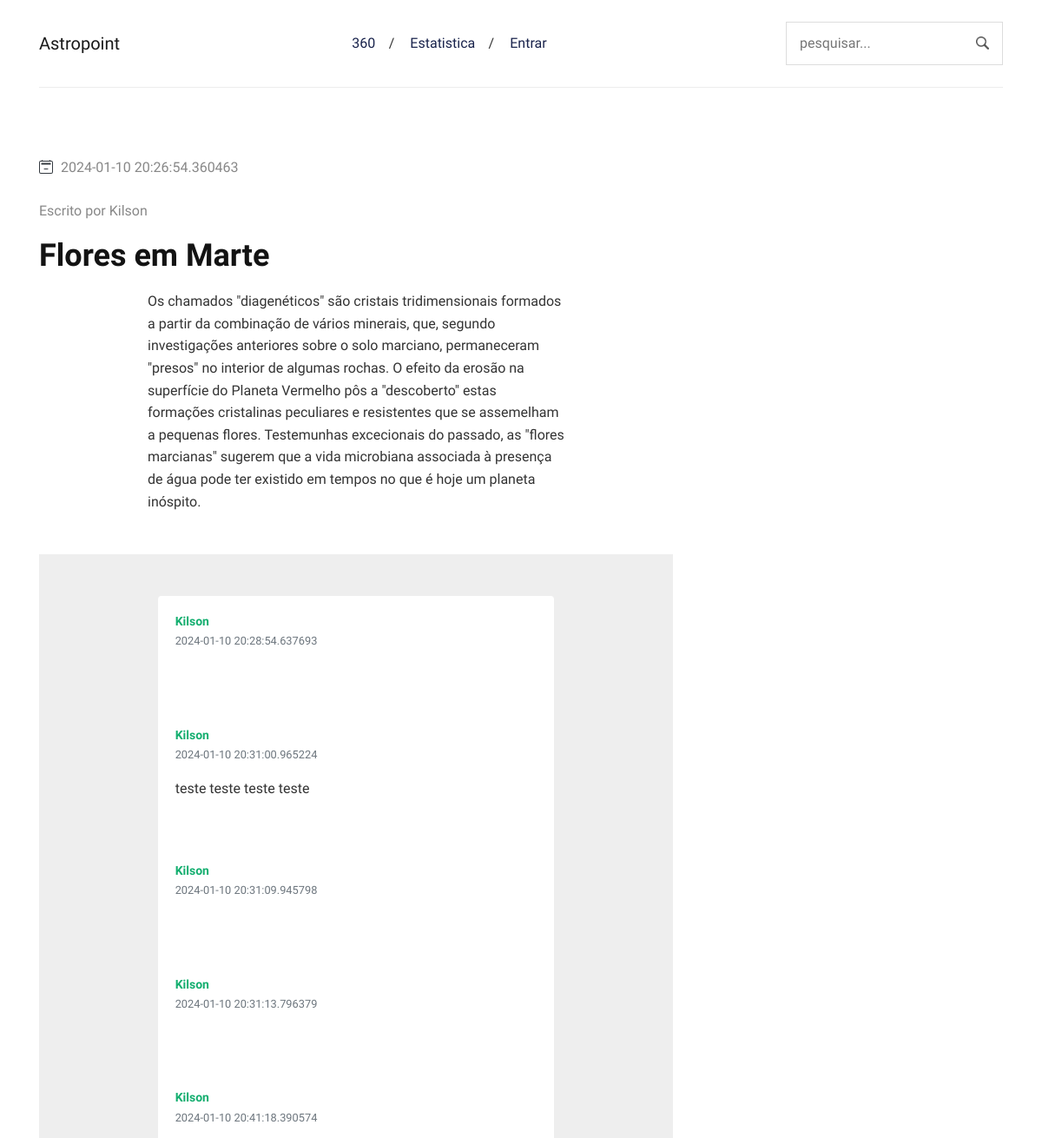
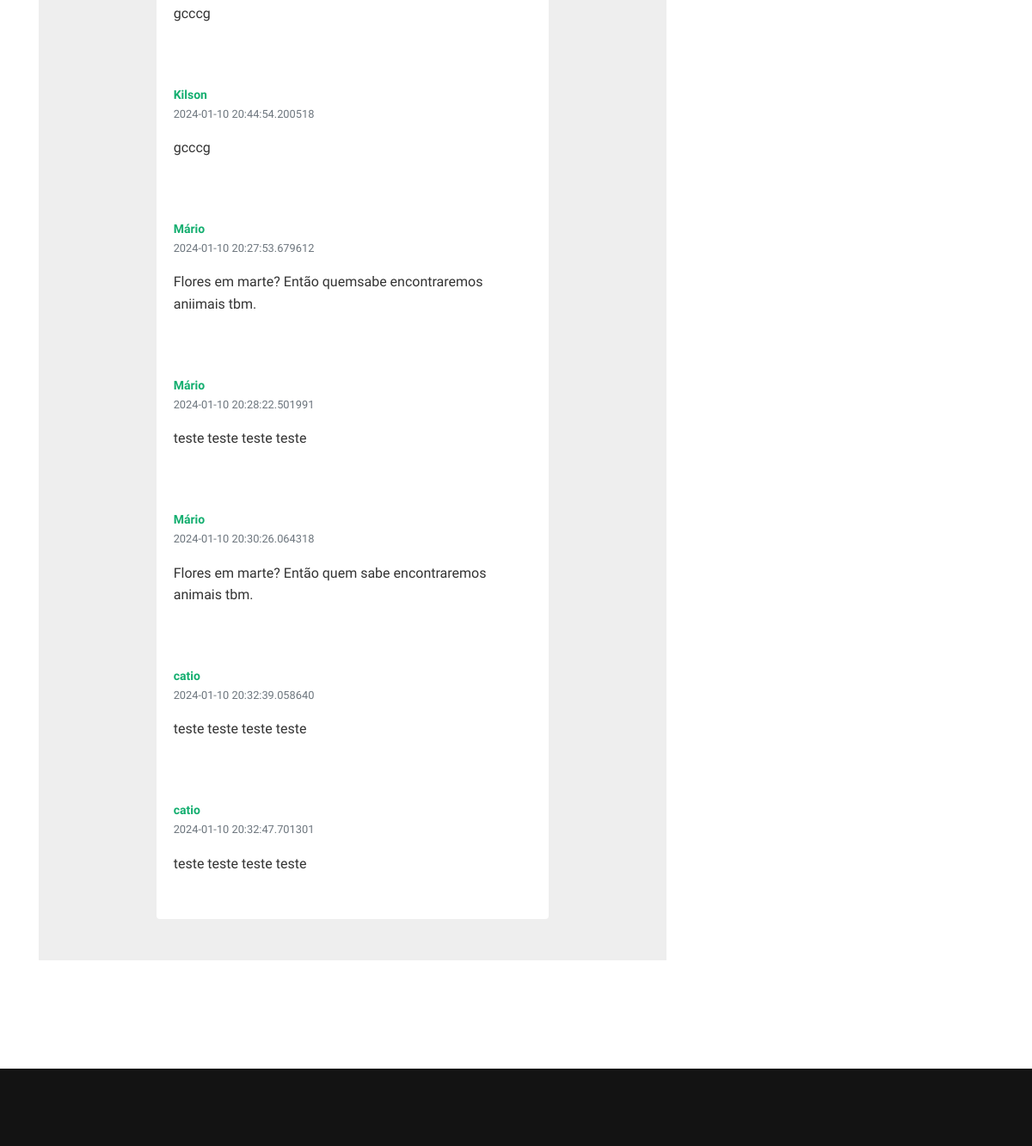
The app's page /article/9817365d-aff6-11ee-ae97-a8a83d2345e3 with its own data (2 pictures, top to bottom).
### app.py (models this page shows, shortened)
class Article(db.Model):
    __tablename__ = 'article'
    id = db.Column(db.String, primary_key=True)
    title = db.Column(db.String)
    writter_id = db.Column(db.String, db.ForeignKey("user.id"), nullable=False)
    publish_date = db.Column(db.DateTime, nullable=False, default=datetime.utcnow)
    content = db.Column(db.String)
    image = db.Column(db.String)

class User(db.Model):
    __tablename__ = 'user'
    id = db.Column(db.String, primary_key=True)
    email = db.Column(db.String, nullable=False)
    name = db.Column(db.String, nullable=False)
    password = db.Column(db.String, nullable=False)
    is_writter =  db.Column(db.Boolean, default=False)
    articles = db.relationship("Article", backref="user", lazy=True)
    comments = db.relationship("Comment", backref="user", lazy=True)
    authenticated = db.Column(db.Boolean, default=False)

class Comment(db.Model):
     __tablename__ = 'comment'
     id = db.Column(db.String, primary_key=True)
     article_id = db.Column(db.String, db.ForeignKey("article.id"), nullable=False)
     commenter_id = db.Column(db.String, db.ForeignKey("user.id"), nullable=False)
     date = db.Column(db.DateTime, nullable=False, default=datetime.utcnow)
     message = db.Column(db.String)

### app.py (the view, shortened to what this page needs)
@app.route('/article/<id>', methods=['GET', 'POST'])
def article(id):
    user = None
    if current_user.is_authenticated:
        user = current_user
    article = Article.query.filter_by(id=id).first()
    results = User.query.filter_by().all()
    return render_template("article.html", user=user, article=article, results=results, aritcle_id=id)

### templates/article.html (shortened to what this page needs)
<!DOCTYPE html>
<html lang="pt">
<head>
	<link rel="stylesheet" href="{{ url_for('static', filename='css/bootstrap.min.css')}}">
	<link rel="stylesheet" href="{{ url_for('static', filename='css/style.css') }}">
</head>
<body>
	<header class="navigation">
		<div class="container">
		  <nav class="navbar navbar-expand-lg navbar-light px-0">
			<a class="navbar-brand order-1 py-0" href="/">
			  Astropoint
			</a>
			<form method="get" action="/pesquisar" class="search order-lg-3 order-md-2 order-3 ml-auto">
			  <input id="search-query" name="s" type="search" placeholder="pesquisar..." autocomplete="off">
			</form>
			<div class="collapse navbar-collapse text-center order-lg-2 order-4" id="navigation">
			  <ul class="navbar-nav mx-auto mt-3 mt-lg-0">
				<li class="nav-item"> <a class="nav-link" href="/360">360</a> </li>
				<li class="nav-item"> <a class="nav-link" href="/estatistica">Estatistica</a> </li>
				{% if user is not none %}
				  <li class="nav-item dropdown"> <a class="nav-link dropdown-toggle" href="#" role="button" data-toggle="dropdown" aria-haspopup="true" aria-expanded="false">
					{{ user.name }}
				  </a>
				  <div class="dropdown-menu">
					{% if user.is_writter is true %}
					<a class="dropdown-item" href="/perfil/{{ user.id }}">Perfil</a>
					{% endif %}
					<a class="dropdown-item" href="/logout">Sair</a>
				  </div>
				</li>
				{% else %}
				<li class="nav-item"> <a class="nav-link" href="/login">Entrar</a>
				{% endif %}
				</li>
			  </ul>
			</div>
		  </nav>
		</div>
	  </header>
<main>
	<section class="section">
		<div class="container">
			<div class="row">
				<div class="col-lg-8 mb-5 mb-lg-0">
					<article>
						<ul class="post-meta mb-2 mt-4">
							<li>
								 <span>{{article.publish_date}}</span>
							</li>
						</ul>
						<ul class="post-meta mb-2 mt-4">
							<li>
								Escrito por <span>{{results[0].name}}</span>
							</li>
						</ul>
						<h1 class="my-3">{{article.title}}</h1>
						<div class="content text-left">
							<p>{{article.content}}</p>
						</div>
						<section style="background-color: #eee;">
							<div class="container my-5 py-5">
							  <div class="row d-flex justify-content-center">
								<div class="col-md-12 col-lg-6 col-xl-8">
								  <div class="card">
									{% for r in results %}
									{% for comment in r.comments %}
									{% if comment.article_id == aritcle_id %}
									<div class="card-body">
									  <div class="d-flex flex-start align-items-center">
										<div>
										  <h6 class="fw-bold text-primary mb-1">{{r.name}}</h6>
										  <p class="text-muted small mb-0"> {{comment.date}} </p>
										</div>
									  </div>
									  <p class="mt-3 mb-4 pb-2">
										{{comment.message}}
									  </p>
									</div>
									{% endif %}
									{% endfor %}
									{% endfor %}
								  </div>
								</div>
							  </div>
							</div>
						  </section>
					</article>
				</div>
			</div>
		</div>
	</section>
</main>
<footer class="bg-dark mt-5">
  <div class="container section">
  </div>
</footer>
</body>
</html>

### static/css/style.css (style rules this page uses)
@media (min-width: 992px) { .content { width: calc(100% - 250px); margin: auto; transition: 0.5s; } }
body { line-height: 1.6; font-family: "Work Sans", sans-serif; -webkit-font-smoothing: antialiased; font-size: 16px; color: #333; }
p { font-weight: 400; color: #333; font-size: 16px; line-height: 1.6; font-family: "Work Sans", sans-serif; }
h1, h2, h3, h4, h5, h6, .h1, .h2, .h3, .h4, .h5, .h6 { color: #131313; font-family: "Neuton", serif; font-weight: 700; line-height: 1.3; }
h1, .h1 { font-size: 36px; }
h6, .h6 { font-size: 14px; }
body { background-color: #fff; overflow-x: hidden; }
a, a:hover, a:focus { text-decoration: none; }
a, button, select { cursor: pointer; transition: 0.2s ease; }
.section { padding-top: 30px; padding-bottom: 30px; }
.text-primary { color: #13AE6F !important; }
.bg-dark { background-color: #131313 !important; }
.navigation { background-color: transparent; }
.navigation .navbar { border-bottom: 1px solid #ececec; padding: 25px 0; }
.navigation .navbar-nav { flex-direction: row; }
.navigation .nav-item { margin: 0; position: relative; }
.navigation .nav-item::after { position: absolute; content: "/"; right: -2px; top: 50%; transform: translateY(-50%); }
.navigation .nav-item .nav-link { font-size: 16px; font-weight: 500; font-family: "Work Sans", sans-serif; text-transform: capitalize; line-height: 1; display: inline-block; }
.navigation .nav-item:last-child::after { display: none; }
.navigation .navbar-light .navbar-nav .nav-link { color: #19234C; font-weight: 500; padding: 15px 20px; }
.navigation .search { max-width: 250px; }
.navigation .search input { width: 100%; border: none; padding: 11px 40px 11px 15px; border-radius: 0; background-size: 15px; background-position: calc(100% - 15px) center; border: 1px solid #ddd; }
.card { border: 0; position: relative; }
.post-meta { padding-left: 0; }
.post-meta li { list-style-type: none; display: inline-block; color: #888; font-weight: 500; }
.post-meta li svg { display: inline-block; }
.content * { margin-bottom: 5px; }
footer .section { padding: 45px 0; }

### records on screen
Article: publish_date "2024-01-10 20:26:54.360463", title "Flores em Marte", content "Os chamados \"diagenéticos\" são cristais tridimensionais formados a partir da combinação de vários minerais, que, segundo investigações anteriores sobre o solo marciano, permaneceram \"presos\" no interior de algumas rochas. O efeito da erosão na superfície do Planeta Vermelho pôs a \"descoberto\" estas formações cristalinas peculiares e resistentes que se assemelham a pequenas flores. Testemunhas excecionais do passado, as \"flores marcianas\" sugerem que a vida microbiana associada à presença de água pode ter existido em tempos no que é hoje um planeta inóspito."
User: name "Kilson"
Comment: date "2024-01-10 20:28:54.637693"
Comment: date "2024-01-10 20:31:00.965224", message "teste teste teste teste"
Comment: date "2024-01-10 20:31:09.945798"
Comment: date "2024-01-10 20:31:13.796379"
Comment: date "2024-01-10 20:41:18.390574", message "gcccg"
Comment: date "2024-01-10 20:44:54.200518", message "gcccg"
User: name "Mário"
Comment: date "2024-01-10 20:27:53.679612", message "Flores em marte? Então quemsabe encontraremos aniimais tbm."
Comment: date "2024-01-10 20:28:22.501991", message "teste teste teste teste"
Comment: date "2024-01-10 20:30:26.064318", message "Flores em marte? Então quem sabe encontraremos animais tbm."
User: name "catio"
Comment: date "2024-01-10 20:32:39.058640", message "teste teste teste teste"
Comment: date "2024-01-10 20:32:47.701301", message "teste teste teste teste"
